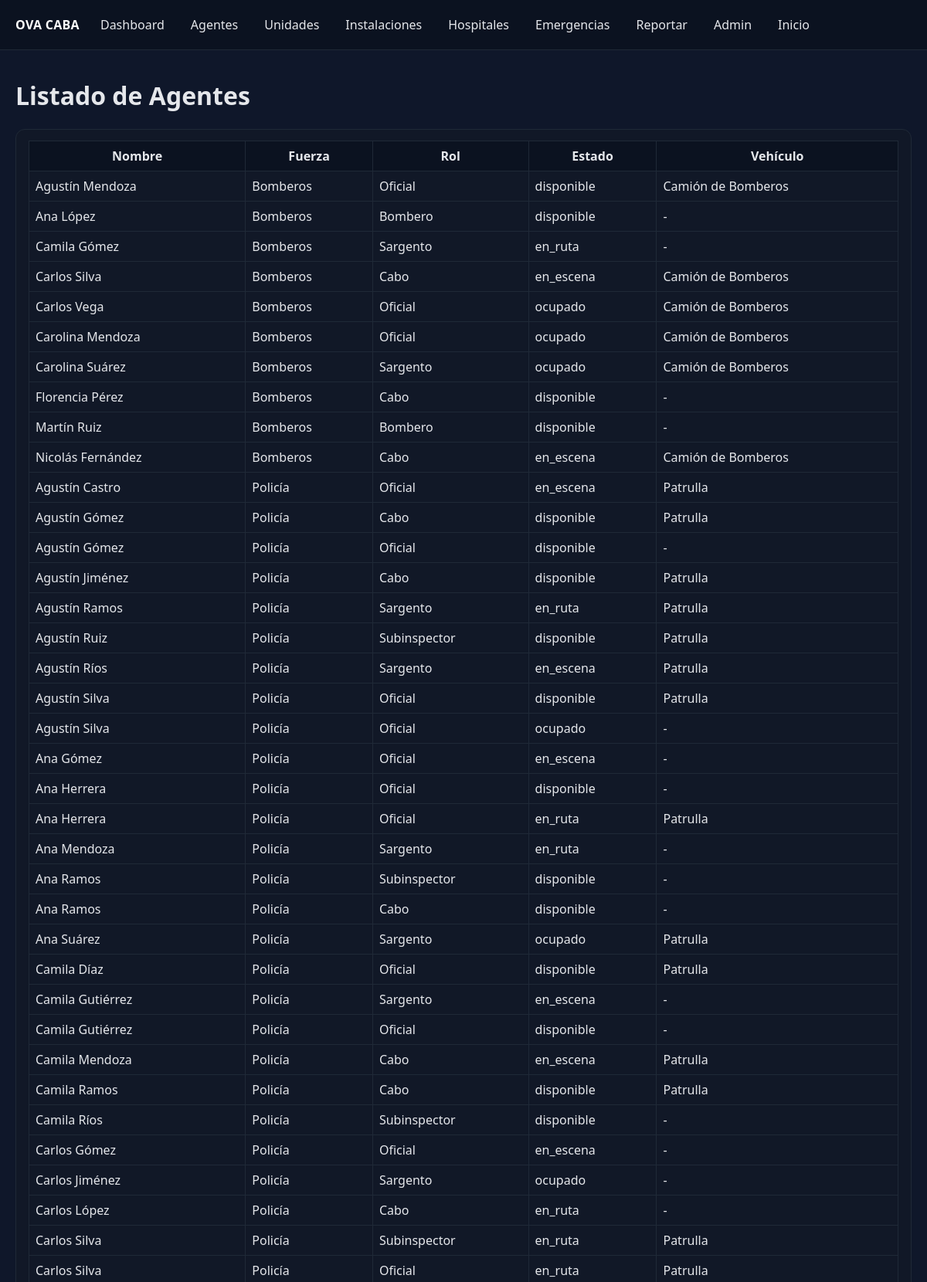
Page /agentes/ (upper part) on the committed database.
### core/models.py (models this page shows, shortened)
class Agent(models.Model):
    STATUS_CHOICES = [
        ('disponible', 'Disponible'),
        ('en_ruta', 'En Ruta'),
        ('en_escena', 'En Escena'),
        ('ocupado', 'Ocupado'),
        ('fuera_servicio', 'Fuera de Servicio'),
    ]
    name = models.CharField(max_length=120, verbose_name='Nombre y Apellido')
    force = models.ForeignKey(Force, on_delete=models.CASCADE, verbose_name='Fuerza')
    role = models.CharField(max_length=100, verbose_name='Rol/Cargo', blank=True)
    status = models.CharField(max_length=20, choices=STATUS_CHOICES, default='disponible', verbose_name='Estado')
    assigned_vehicle = models.ForeignKey(Vehicle, on_delete=models.SET_NULL, null=True, blank=True, verbose_name='Vehículo Asignado')
    lat = models.FloatField(null=True, blank=True, verbose_name='Latitud')
    lon = models.FloatField(null=True, blank=True, verbose_name='Longitud')
    target_lat = models.FloatField(null=True, blank=True, verbose_name='Latitud Objetivo')
    target_lon = models.FloatField(null=True, blank=True, verbose_name='Longitud Objetivo')
    home_facility = models.ForeignKey('Facility', on_delete=models.SET_NULL, null=True, blank=True, verbose_name='Base')
    created_at = models.DateTimeField(default=timezone.now, verbose_name='Creado en')
    class Meta:
        verbose_name = 'Agente'
        verbose_name_plural = 'Agentes'

class Force(models.Model):
    name = models.CharField(max_length=100, unique=True, verbose_name='Nombre')  # e.g., 'Bomberos', 'SAME', 'Policía', 'Tránsito'
    contact_info = models.TextField(blank=True, verbose_name='Información de Contacto')
    created_at = models.DateTimeField(default=timezone.now, verbose_name='Creado en')
    class Meta:
        verbose_name = 'Fuerza'
        verbose_name_plural = 'Fuerzas'

class Vehicle(models.Model):
    force = models.ForeignKey(Force, on_delete=models.CASCADE, verbose_name='Fuerza')
    type = models.CharField(max_length=100, verbose_name='Tipo')  # e.g., 'Ambulancia', 'Camión de Bomberos', 'Patrulla', 'Moto de Tránsito'
    current_lat = models.FloatField(null=True, blank=True, verbose_name='Latitud Actual')
    current_lon = models.FloatField(null=True, blank=True, verbose_name='Longitud Actual')
    target_lat = models.FloatField(null=True, blank=True, verbose_name='Latitud Objetivo')
    target_lon = models.FloatField(null=True, blank=True, verbose_name='Longitud Objetivo')
    home_facility = models.ForeignKey('Facility', on_delete=models.SET_NULL, null=True, blank=True, verbose_name='Base')
    status = models.CharField(max_length=50, choices=[('disponible', 'Disponible'), ('en_ruta', 'En Ruta'), ('ocupado', 'Ocupado') ], default='disponible', verbose_name='Estado')
    class Meta:
        verbose_name = 'Vehículo'
        verbose_name_plural = 'Vehículos'

### core/views.py (the view)
# urls.py: path('agentes/', agentes_list, name='agentes_list'),
def agentes_list(request):
    agentes = Agent.objects.select_related('force', 'assigned_vehicle').all().order_by('force__name','name')
    return render(request, 'core/agentes_list.html', {'agentes': agentes})

### core/templates/core/agentes_list.html (shortened to what this page needs)
{% extends 'core/base.html' %}
{% block content %}
  <h1>Listado de Agentes</h1>
  <div class="card"><div class="body">
  <table>
    <thead>
      <tr>
        <th>Nombre</th>
        <th>Fuerza</th>
        <th>Rol</th>
        <th>Estado</th>
        <th>Vehículo</th>
      </tr>
    </thead>
    <tbody>
      {% for a in agentes %}
      <tr>
        <td>{{ a.name }}</td>
        <td>{{ a.force.name }}</td>
        <td>{{ a.role }}</td>
        <td>{{ a.status }}</td>
        <td>{% if a.assigned_vehicle %}{{ a.assigned_vehicle.type }}{% else %}-{% endif %}</td>
      </tr>
      {% empty %}
      <tr><td colspan="5">No hay agentes cargados.</td></tr>
      {% endfor %}
    </tbody>
  </table>
  </div></div>
{% endblock %}

### rows in the picture
Agent: name "Agustín Mendoza", force.name "Bomberos", role "Oficial", status "disponible", assigned_vehicle.type "Camión de Bomberos"
Agent: name "Ana López", force.name "Bomberos", role "Bombero", status "disponible"
Agent: name "Camila Gómez", force.name "Bomberos", role "Sargento", status "en_ruta"
Agent: name "Carlos Silva", force.name "Bomberos", role "Cabo", status "en_escena", assigned_vehicle.type "Camión de Bomberos"
Agent: name "Carlos Vega", force.name "Bomberos", role "Oficial", status "ocupado", assigned_vehicle.type "Camión de Bomberos"
Agent: name "Carolina Mendoza", force.name "Bomberos", role "Oficial", status "ocupado", assigned_vehicle.type "Camión de Bomberos"
Agent: name "Carolina Suárez", force.name "Bomberos", role "Sargento", status "ocupado", assigned_vehicle.type "Camión de Bomberos"
Agent: name "Florencia Pérez", force.name "Bomberos", role "Cabo", status "disponible"
Agent: name "Martín Ruiz", force.name "Bomberos", role "Bombero", status "disponible"
Agent: name "Nicolás Fernández", force.name "Bomberos", role "Cabo", status "en_escena", assigned_vehicle.type "Camión de Bomberos"
Agent: name "Agustín Castro", force.name "Policía", role "Oficial", status "en_escena", assigned_vehicle.type "Patrulla"
Agent: name "Agustín Gómez", force.name "Policía", role "Cabo", status "disponible", assigned_vehicle.type "Patrulla"
Agent: name "Agustín Gómez", force.name "Policía", role "Oficial", status "disponible"
Agent: name "Agustín Jiménez", force.name "Policía", role "Cabo", status "disponible", assigned_vehicle.type "Patrulla"
Agent: name "Agustín Ramos", force.name "Policía", role "Sargento", status "en_ruta", assigned_vehicle.type "Patrulla"
Agent: name "Agustín Ruiz", force.name "Policía", role "Subinspector", status "disponible", assigned_vehicle.type "Patrulla"
Agent: name "Agustín Ríos", force.name "Policía", role "Sargento", status "en_escena", assigned_vehicle.type "Patrulla"
Agent: name "Agustín Silva", force.name "Policía", role "Oficial", status "disponible", assigned_vehicle.type "Patrulla"
Agent: name "Agustín Silva", force.name "Policía", role "Oficial", status "ocupado"
Agent: name "Ana Gómez", force.name "Policía", role "Oficial", status "en_escena"
Agent: name "Ana Herrera", force.name "Policía", role "Oficial", status "disponible"
Agent: name "Ana Herrera", force.name "Policía", role "Oficial", status "en_ruta", assigned_vehicle.type "Patrulla"
Agent: name "Ana Mendoza", force.name "Policía", role "Sargento", status "en_ruta"
Agent: name "Ana Ramos", force.name "Policía", role "Subinspector", status "disponible"
Agent: name "Ana Ramos", force.name "Policía", role "Cabo", status "disponible"
Agent: name "Ana Suárez", force.name "Policía", role "Sargento", status "ocupado", assigned_vehicle.type "Patrulla"
Agent: name "Camila Díaz", force.name "Policía", role "Oficial", status "disponible", assigned_vehicle.type "Patrulla"
Agent: name "Camila Gutiérrez", force.name "Policía", role "Sargento", status "en_escena"
Agent: name "Camila Gutiérrez", force.name "Policía", role "Oficial", status "disponible"
Agent: name "Camila Mendoza", force.name "Policía", role "Cabo", status "en_escena", assigned_vehicle.type "Patrulla"
Agent: name "Camila Ramos", force.name "Policía", role "Cabo", status "disponible", assigned_vehicle.type "Patrulla"
Agent: name "Camila Ríos", force.name "Policía", role "Subinspector", status "disponible"
Agent: name "Carlos Gómez", force.name "Policía", role "Oficial", status "en_escena"
Agent: name "Carlos Jiménez", force.name "Policía", role "Sargento", status "ocupado"
Agent: name "Carlos López", force.name "Policía", role "Cabo", status "en_ruta"
Agent: name "Carlos Silva", force.name "Policía", role "Subinspector", status "en_ruta", assigned_vehicle.type "Patrulla"
Agent: name "Carlos Silva", force.name "Policía", role "Oficial", status "en_ruta", assigned_vehicle.type "Patrulla"
